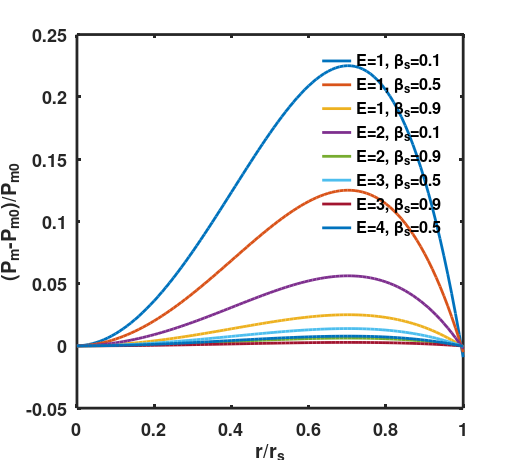

Recreate this plot in MATLAB.
% 2020-08-04 07:46, Hua-sheng Xie, ENN
% Valid the 1D equilibrium use Hill vortex psi;

close all;clear;clc;

Be=1.0;
a=1; % a=rs
dat=[1,0.1;
    1,0.5;
    1,0.9;
    2,0.1;
    2,0.9;
    3,0.5;
    3,0.9;
    4,0.5;];


figure('unit','normalized','DefaultAxesFontSize',13,...
    'DefaultAxesFontWeight','bold',...
    'DefaultAxesLineWidth',2,...
    'position',[0.02,0.45,0.4,0.45]);

nj=size(dat,1);
for jd=1:nj
%     E=1; % elongation
%     betas=0.3;
    
    E=dat(jd,1);
    betas=dat(jd,2);
    
    b=a*E;
    z=0;
    
    dr=0.01;
    rr=0:dr:1.0;
    
    B0=sqrt(1-betas);
    psi=B0/2*rr.^2.*(1-rr.^2/a^2-z^2/b^2);
    Br=B0*rr*z/b^2;
    Bz=B0.*(1-2*rr.^2/a^2-z^2/b^2);
    dBrdz=B0*rr/b^2;
    
    Pm=1+cumsum(2*Bz.*dBrdz*dr);
    
    str{jd}=['E=',num2str(E),', \beta_s=',num2str(betas)];
    
    plot(rr,(Pm-Pm(1))/(Pm(1)),'linewidth',2); hold on;
%     ylim([0,1.3]);
end
legend(str,'location','best');
legend('boxoff');
xlabel('r/r_s');ylabel('(P_m-P_{m0})/P_{m0}');


set(gcf,'Units','inches');
screenposition = get(gcf,'Position');
set(gcf,'PaperPosition',[0 0 screenposition(3:4)],...
  'PaperSize',[screenposition(3:4)]);
print(gcf,'-dpng',['valid_1d.png']);
